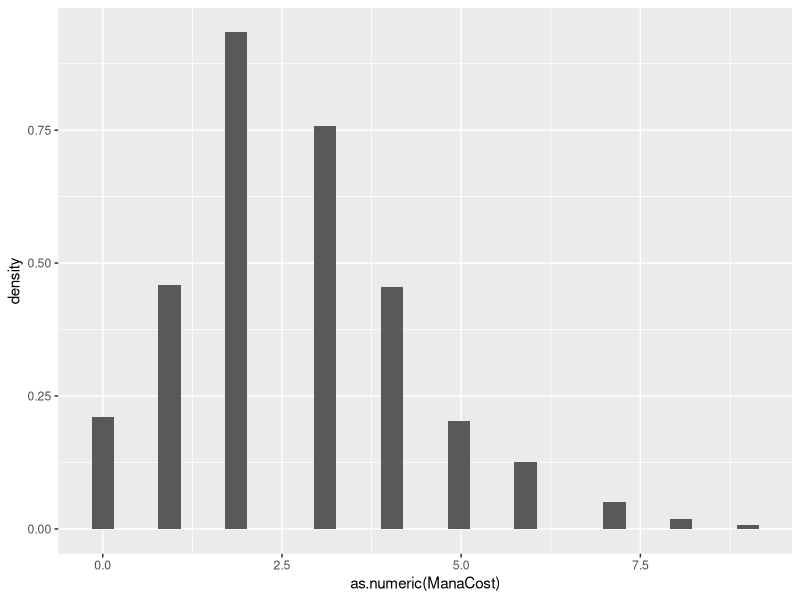
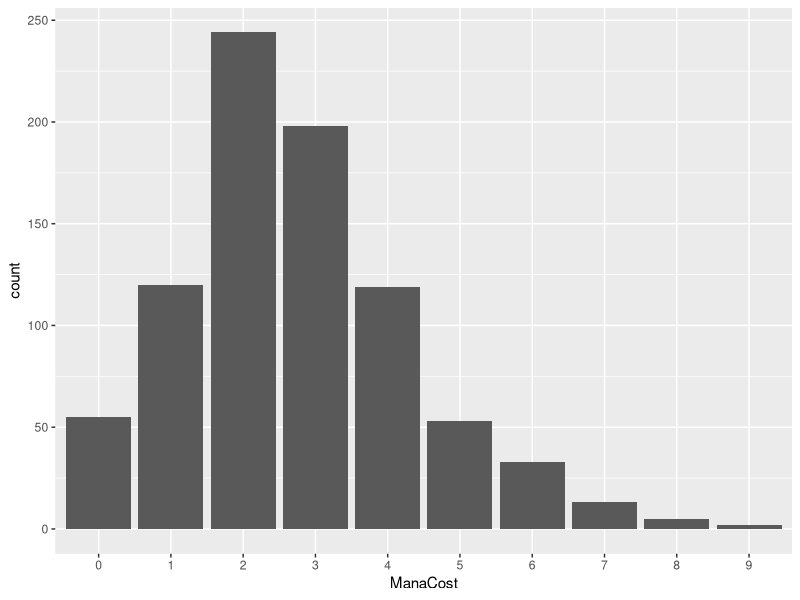

Write R code to recreate these figures, in order.
## ---- chunk 1
library(tidyverse)
library(readr)   
#import data 

MyCube<-read_csv("TheCube.csv")

VintageCube<-read_csv("MTGOVintageCube.csv")
## ---- chunk 2

CMC<-MyCube%>%
  rename(ManaCost=`Mana Cost`)%>%
  mutate(ManaCost= ifelse(ManaCost=="n/a", 0,ManaCost))%>%
  group_by(ManaCost)%>%
  summarise(count=n())
## ---- chunk 3
Red<-
  MyCube[MyCube$Color == "r",]
## ---- chunk 4
Green<-
  MyCube[MyCube$Color == "g",]
## ---- chunk 5
Black<-
  MyCube[MyCube$Color == "b",]
  
## ---- chunk 6
Blue<-
  MyCube[MyCube$Color == "u",]
## ---- chunk 7
White<-
  MyCube[MyCube$Color == "w",]
## ---- chunk 8
Colorless<-
  MyCube[MyCube$Color == "colorless",]
## ---- chunk 9
ManaCostRed<-
  Red%>%
  rename(ManaCost=`Mana Cost`)%>%
  mutate(ManaCost= ifelse(ManaCost=="n/a", 0,ManaCost))%>%
  group_by(ManaCost)%>%
  summarise(count=n())
  
## ---- chunk 10
ManaCostBlack<-
  Black%>%
  rename(ManaCost=`Mana Cost`)%>%
  mutate(ManaCost= ifelse(ManaCost=="n/a", 0,ManaCost))%>%
  group_by(ManaCost)%>%
  summarise(count=n())
## ---- chunk 11
ManaCostGreen<-
  Green%>%
  rename(ManaCost=`Mana Cost`)%>%
  mutate(ManaCost= ifelse(ManaCost=="n/a", 0,ManaCost))%>%
  group_by(ManaCost)%>%
  summarise(count=n())
## ---- chunk 12
ManaCostWhite<-
  White%>%
  rename(ManaCost=`Mana Cost`)%>%
  mutate(ManaCost= ifelse(ManaCost=="n/a", 0,ManaCost))%>%
  group_by(ManaCost)%>%
  summarise(count=n())
## ---- chunk 13
ManaCostBlue<-
  Blue%>%
  rename(ManaCost=`Mana Cost`)%>%
  mutate(ManaCost= ifelse(ManaCost=="n/a", 0,ManaCost))%>%
  group_by(ManaCost)%>%
  summarise(count=n())
## ---- chunk 14
ManaCostColorless<-
  Colorless%>%
  rename(ManaCost=`Mana Cost`)%>%
  mutate(ManaCost= ifelse(ManaCost=="n/a", 0,ManaCost))%>%
  group_by(ManaCost)%>%
  summarise(count=n())
## ---- chunk 15
 ggplot(CMC)+geom_histogram(aes(x=as.numeric(ManaCost), y=..density.., weight=count))
       

ggplot(CMC) +
  geom_bar(aes(x = ManaCost, y = count), stat = "identity")
       
## ---- chunk 16

